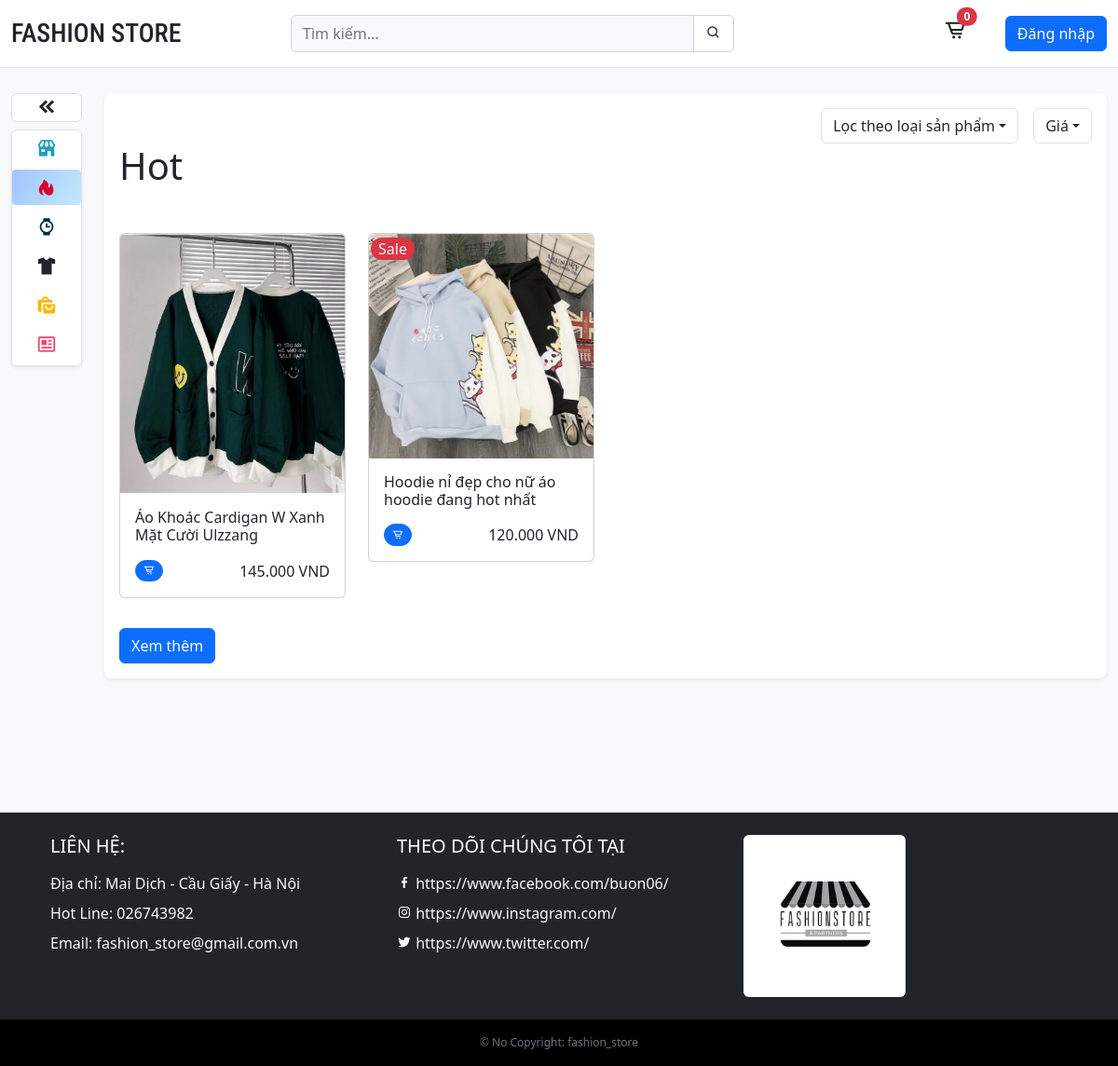
The page /?category=hot on the database its author committed.
### product/models.py (models this page shows, shortened)
class Category(models.Model):
    name = models.CharField(max_length=255)
    slug = models.SlugField()
    icon = models.CharField(max_length=255, default=False)
    class Meta:
        ordering = ('name',)

class Product(models.Model):
    category = models.ForeignKey(
        Category, related_name='products', on_delete=models.CASCADE)
    image = models.ImageField(upload_to='static/assets')
    name = models.CharField(max_length=255)
    slug = models.SlugField()
    price = models.IntegerField()
    old_price = models.IntegerField()
    sale = models.BooleanField(default=False)
    created_at = models.DateTimeField(auto_now_add=True)
    sold = models.IntegerField(default=False)
    classify = models.ForeignKey(
        Classify, related_name='classify', null=True, on_delete=models.CASCADE)
    desc = models.TextField(blank=True, null=True)
    class Meta:
        ordering = ('-created_at',)
    def get_display_price(self):
        return self.price / 1000

### core/views.py (the view)
# urls.py: path('', views.index),
def index(request):
    products = Product.objects.all()[0:8]
    categories = Category.objects.all()
    classifies = Classify.objects.all()
    if request.user.id:
        profile = ProfileUser.objects.get(user=request.user.id)
    else:
        profile = None
    active_category = request.GET.get('category', '')
    if active_category:
        products = Product.objects.filter(category__slug=active_category)
    query = request.GET.get('query', '')
    if query:
        products = Product.objects.filter(
            Q(name__icontains=query))
    type = request.GET.get('type', '')
    if type:
        products = Product.objects.filter(classify=type)
        return render(request, 'product/product_list.html', {'products': products})
    page = request.GET.get('page', '')
    if page:
        products = Product.objects.all()[0:8+int(page)]
        return render(request, 'product/product_list.html', {'products': products})
    context = {
        'products': products,
        'categories': categories,
        'classifies': classifies,
        'active_category': active_category,
        'profile': profile,
    }
    return render(request, 'core/home.html', context)

### cart/cart.py (called while the page is built)
    def __len__(self):
        return sum(item['quantity'] for item in self.cart.values())

### cart/context_processors.py (called while the page is built)
def cart(request):
    return {'cart': Cart(request)}

### core/templates/core/home.html (shortened to what this page needs)
{% extends 'core/base.html' %} {% block title %}Fation Store{% endblock %} {% load static %}
{% block content %}
<section class="content" id="top" style="margin-top: 100px;">
    <div class="row mt-4 position-relative">
        <div class="col col-md-1 col-lg-1 d-none d-sm-block position-fixed" style="top: 100px; z-index: 0">
            <button class="navbar-toggler text-center bg-white w-100 rounded-2 mb-2 border border-1" id="collapse-btn">
                <i class="bx bxs-chevrons-left h4 m-0"></i>
            </button>
            <ul class="nav flex-column bg-white h-100 rounded-2 shadow-sm border border-1" id="navbar" >
                <li class="nav-item mb-1">
                    <a
                        class="nav-link text-dark menu-title justify-content-center fs-6 {% if not active_category %} active {% endif %}"
                        aria-current="page"
                        href="/"
                    >
                        <i class="bx bxs-store icon"></i>
                    </a>
                </li>
                {% for category in categories %}
                <li class="nav-item mb-1">
                    <a
                        class="nav-link text-dark menu-title justify-content-center fs-6 {% if category.slug == active_category %} active {% endif %}"
                        href="/?category={{ category.slug }}"
                    >
                        <i class="bx {{category.icon}} icon"></i>
                    </a>
                </li>
                {% endfor %}
            </ul>
        </div>
        <div class="col-12 col-sm-11 col-lg-11 content end-0 offset-md-1">
            <div class="products p-3 rounded-3 shadow-sm bg-white">
                {% if active_category != 'news' %}
                    <div class="d-flex justify-content-end">
                        <div class="dropdown">
                            <div
                                class="btn dropdown-toggle border ms-3"
                                id="dropdownFilterTypeButton"
                                data-toggle="dropdown"
                                aria-haspopup="true"
                                aria-expanded="false"
                            >Lọc theo loại sản phẩm</div>
                        </div>
                        <div class="dropdown">
                            <div
                                class="btn dropdown-toggle border ms-3"
                                id="dropdownFilterButton"
                                data-toggle="dropdown"
                                aria-haspopup="true"
                                aria-expanded="false"
                            >Giá</div>
                        </div>
                    </div>
                {% endif%}
                {% for category in categories %}
                    {% if category.slug == active_category %}
                        <h1 class="content-title h1">{{category.name}}</h1>
                    {% endif %}
                {% endfor %}
                {% include 'product/product_list.html' %}
                {% if active_category != 'news' %}
                    <form method="get" action=".">
                        <a
                            class="btn btn-primary mt-2"
                            id="see-more"
                            hx-get="/?page=8"
                            hx-target="#filter-price-product"
                            hx-swap="outerHTML"
                        >
                            Xem thêm
                        </a>
                    </form>
                {% endif %}
            </div>
        </div>
    </div>
</section>
{% endblock %}

### product/templates/product/product_list_item.html (shortened to what this page needs)
<div class="col col-12 col-md-4 col-lg-3 position-relative mb-4 prod-item">
    {% if product.sale%}
    <div class="position-absolute sale px-2 bg-danger text-light rounded-pill" style="top: 5px; left: 15px; z-index: 1">
        Sale
    </div>
    {% endif %}
    <div class="card">
        <a href="{% url 'product' product.id %}" class="produc-image">
            <img src="/{{product.image}}" class="card-img-top" alt="..." />
        </a>
        <div class="card-body">
            <h6 class="card-title mb-3">{{product.name}}</h6>
            <div class="clearfix">
                {% if user.username %}
                    <a
                        class="btn btn-warning link-light float-start badge rounded-pill"
                        hx-get="{% url 'add_to_cart' product.id %}"
                        hx-target="#menu-cart-button"
                        hx-swap="outerHTML"
                    >
                        <i class='bx bx-plus'></i>
                    </a>
                {% else %}
                    <a
                        class="btn btn-primary link-light float-start badge rounded-pill"
                        href="{% url 'login' %}"
                    >
                        <i class="bx bx-cart-alt"></i>
                    </a>
                {% endif %}
                <div class="float-end">
                    <span class="price-hp h6">{{product.get_display_price}}00 VND</span>
                </div>
            </div>
        </div>
    </div>
</div>

### static/css/styles.css (style rules this page uses)
* { margin: 0; padding: 0; list-style-type: none; }
a { text-decoration: none; color: #212529; }
.nav .nav-item { position: relative; transition: all 0.3s linear; overflow: hidden; }
.nav .nav-item::after { content: ''; position: absolute; top: 0; left: -25px; bottom: 0; width: 30px; height: 100%; background-color: transparent; transform: skew(-40deg); opacity: 0.4; transition: left 0.8s ease; }
.nav .nav-item:nth-child(1) .nav-link i { color: #219ebc; }
.nav .nav-item:nth-child(2) .nav-link i { color: #d90429; }
.nav .nav-item:nth-child(3) .nav-link i { color: #023047; }
.nav .nav-item:nth-child(5) .nav-link i { color: #ffb703; }
.nav .nav-item:nth-child(6) .nav-link i { color: #ef476f; }
.menu-title { font-size: 18px; display: flex; align-items: center; }
.menu-title .icon { width: 22px; height: 22px; font-size: 22px; }
.card-title { display: -webkit-box; -webkit-line-clamp: 2; -webkit-box-orient: vertical; overflow: hidden; text-overflow: ellipsis; }
.nav-link.text-dark.menu-title.active { background-image: linear-gradient(120deg, #a1c4fd 0%, #c2e9fb 100%); border-radius: 4px; }
.products .sale { top: 0; left: 0; }
.products .prod-item { transition: all 0.3s linear; }
.card-body { min-height: 110.38px; }
.nav-link { font-size: 22px; }

### product/templates/product/product_list_item.html (style rules this page uses)
.prod-item { animation: effect-product 0.5s ease; }

### rows shown on the page
Category: name "Hot"
Product: image (picture), name "Áo Khoác Cardigan W Xanh Mặt Cười Ulzzang", get_display_price "145.0"
Product: sale "Sale", image (picture), name "Hoodie nỉ đẹp cho nữ áo hoodie đang hot nhất", get_display_price "120.0"

### other values the page prints
{{ cart|length }} "0"
